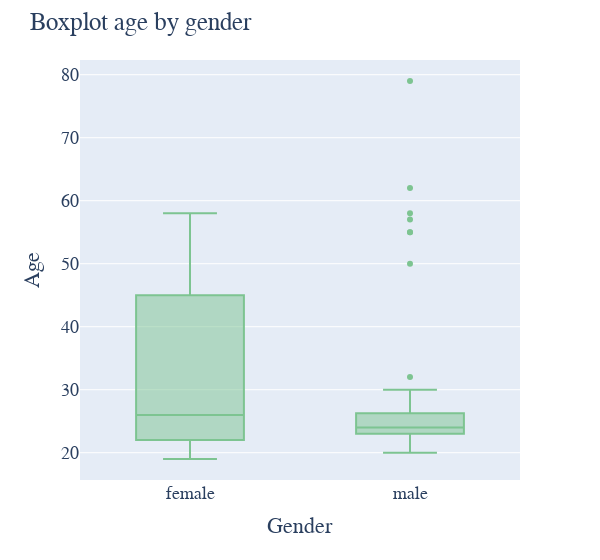

The notebook cell this image was saved under:
### Code cell
# Create grouped boxplot about age grouped by gender
fig = px.box(df_annotators, y="Age", x='Gender', color_discrete_sequence=colors, width=600)
fig.update_layout(
    title_text='Boxplot age by gender', # title of plot
    font=dict(
        family="Helvetica",
        size=18
    )
)
fig.show()

### Figure 1 — Plotly figure (JSON) as saved in the notebook; plotly's stock layout.template omitted (floating-point values rounded to 4 significant figures)
{"data": [{"alignmentgroup": "True", "hovertemplate": "Gender=%{x}<br>Age=%{y}<extra></extra>", "legendgroup": "", "marker": {"color": "#7dc491"}, "name": "", "notched": false, "offsetgroup": "", "orientation": "v", "showlegend": false, "type": "box", "x": ["female", "male", "male", "female", "male", "female", "female", "female", "female", "female", "male", "male", "male", "female", "female", "male", "female", "male", "female", "female", "male", "female", "female", "female", "female", "male", "male", "female", "female", "male", "male", "male", "female", "male", "female", "female", "female", "female", "female", "female", "female", "female", "male", "female", "male", "female", "male", "female", "male", "female", "female", "male", "female", "male", "male", "female", "male", "female", "female", "male", "female", "female", "female", "male", "male", "female", "male", "male", "female", "female", "male", "male", "male", "male", "male", "female", "male", "male", "female", "female", "female", "female", "female", "female", "male", "male", "female", "male", "female", "male", "male", "female", "female", "female", "male"], "x0": " ", "xaxis": "x", "y": [22, 21, 23, 22, 24, 57, 57, 58, 36, 22, 23, 24, 55, 22, 22, 27, 41, 55, 21, 24, 62, 46, 22, 43, 21, 23, 23, 27, 43, 50, 58, 32, 19, 26, 53, 22, 48, 56, 55, 20, 57, 23, 26, 49, 22, 22, 24, 48, 24, 22, 31, 23, 25, 20, 22, 24, 21, 45, 50, 24, 23, 22, 23, 23, 24, 22, 30, 22, 45, 55, 23, 23, 23, 23, 23, 23, 21, 79, 33, 22, 25, 22, 36, 33, 57, 22, 25, 24, 30, 23, 25, 22, 35, 36, 24], "y0": " ", "yaxis": "y"}], "layout": {"boxmode": "group", "font": {"family": "Helvetica", "size": 18}, "legend": {"tracegroupgap": 0}, "margin": {"t": 60}, "title": {"text": "Boxplot age by gender"}, "width": 600, "xaxis": {"anchor": "y", "domain": [0, 1], "title": {"text": "Gender"}}, "yaxis": {"anchor": "x", "domain": [0, 1], "title": {"text": "Age"}}}}
